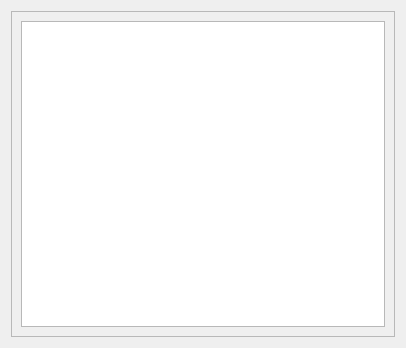
<?xml version="1.0" encoding="UTF-8"?>
<ui version="4.0">
 <class>Dialog</class>
 <widget class="QDialog" name="Dialog">
  <property name="geometry">
   <rect>
    <x>0</x>
    <y>0</y>
    <width>406</width>
    <height>348</height>
   </rect>
  </property>
  <property name="windowTitle">
   <string/>
  </property>
  <layout class="QGridLayout" name="gridLayout">
   <item row="0" column="0">
    <widget class="QScrollArea" name="scrollArea">
     <property name="widgetResizable">
      <bool>true</bool>
     </property>
     <widget class="QWidget" name="scrollAreaWidgetContents">
      <property name="geometry">
       <rect>
        <x>0</x>
        <y>0</y>
        <width>386</width>
        <height>328</height>
       </rect>
      </property>
      <layout class="QGridLayout" name="gridLayout_2">
       <item row="0" column="0">
        <widget class="QTextEdit" name="textEdit">
         <property name="html">
          <string>&lt;!DOCTYPE HTML PUBLIC &quot;-//W3C//DTD HTML 4.0//EN&quot; &quot;http://www.w3.org/TR/REC-html40/strict.dtd&quot;&gt;
&lt;html&gt;&lt;head&gt;&lt;meta name=&quot;qrichtext&quot; content=&quot;1&quot; /&gt;&lt;style type=&quot;text/css&quot;&gt;
p, li { white-space: pre-wrap; }
&lt;/style&gt;&lt;/head&gt;&lt;body style=&quot; font-family:'Cantarell'; font-size:11pt; font-weight:400; font-style:normal;&quot;&gt;
&lt;p style=&quot;-qt-paragraph-type:empty; margin-top:0px; margin-bottom:0px; margin-left:0px; margin-right:0px; -qt-block-indent:0; text-indent:0px;&quot;&gt;&lt;br /&gt;&lt;/p&gt;&lt;/body&gt;&lt;/html&gt;</string>
         </property>
        </widget>
       </item>
      </layout>
     </widget>
    </widget>
   </item>
  </layout>
 </widget>
 <resources/>
 <connections/>
</ui>
